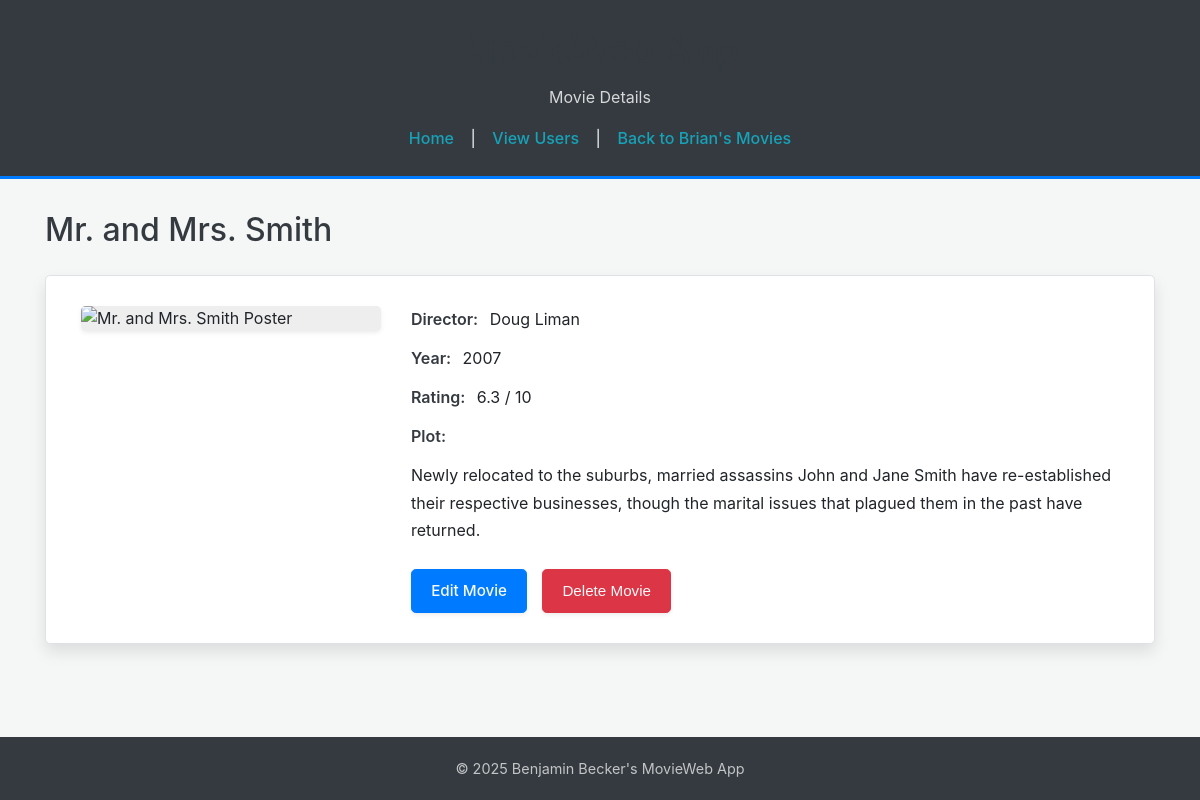
The page /movie/6 on the database its author committed.
### tables this page shows
CREATE TABLE users (
                    id INTEGER PRIMARY KEY AUTOINCREMENT,
                    username TEXT NOT NULL UNIQUE
                );

CREATE TABLE movies (
                    id INTEGER PRIMARY KEY AUTOINCREMENT,
                    user_id INTEGER NOT NULL,
                    title TEXT NOT NULL,
                    director TEXT,
                    year INTEGER,      -- ADDED: Store the release year as an integer
                    plot TEXT,
                    poster TEXT,
                    rating REAL,
                    FOREIGN KEY (user_id) REFERENCES users(id) ON DELETE CASCADE
                );

### app.py (the view)
@app.route('/movie/<int:movie_id>')
def movie_detail(movie_id):
    movie = data_manager.get_movie_by_id(movie_id)
    if not movie:
        flash("Movie not found.", "warning")
        return redirect(url_for('list_users'))
    user = data_manager.get_user_by_id(movie['user_id'])
    if not user:
         app.logger.error(f"Data inconsistency: Movie ID {movie_id}, User ID {movie['user_id']} not found.")
         flash("Could not find the user associated with this movie.", "danger")
         return redirect(url_for('list_users'))
    return render_template('movie_detail.html', movie=movie, user=user)

### data_manager/sqlite_data_manager.py (called while the page is built)
    def _get_connection(self):
        try:
            conn = sqlite3.connect(self.db_file, timeout=10)
            conn.row_factory = sqlite3.Row
            conn.execute("PRAGMA foreign_keys = ON")
            return conn
        except sqlite3.Error as e:
            logging.exception(f"Database connection error to {self.db_file}: {e}")
            raise

    def get_user_by_id(self, user_id):
        conn = None
        try:
            conn = self._get_connection()
            cursor = conn.cursor()
            cursor.execute("SELECT id, username FROM users WHERE id = ?", (user_id,))
            user = cursor.fetchone()
            return dict(user) if user else None
        except sqlite3.Error as e:
            logging.exception(f"Database error fetching user ID {user_id}: {e}")
            return None
        finally:
            if conn:
                conn.close()

    def get_movie_by_id(self, movie_id):
        conn = None
        try:
            conn = self._get_connection()
            cursor = conn.cursor()
            cursor.execute("SELECT * FROM movies WHERE id = ?", (movie_id,))
            movie = cursor.fetchone()
            return dict(movie) if movie else None
        except sqlite3.Error as e:
            logging.exception(f"Database error fetching movie ID {movie_id}: {e}")
            return None
        finally:
            if conn:
                conn.close()

### templates/movie_detail.html (shortened to what this page needs)
<!DOCTYPE html>
<html lang="en">
<head>
    <link rel="stylesheet" href="{{ url_for('static', filename='styles.css') }}">
</head>
<body>
    <header>
        <h1><a href="{{ url_for('home') }}" style="color: inherit; text-decoration: none;">MovieWeb App</a></h1>
        <p>Movie Details</p>
         <nav>
             <a href="{{ url_for('home') }}">Home</a> |
             <a href="{{ url_for('list_users') }}">View Users</a> |
             <a href="{{ url_for('user_movies', user_id=user.id) }}">Back to {{ user.username }}'s Movies</a>
         </nav>
    </header>
    <main class="content container">
         <h2>{{ movie.title }}</h2>
        <div class="movie-detail-container">
            <div class="movie-detail-poster">
                <img src="{{ movie.poster if movie.poster else url_for('static', filename='placeholder.png') }}"
                     alt="{{ movie.title }} Poster"
                     onerror="this.onerror=null; this.src='{{ url_for('static', filename='placeholder.png') }}'; this.classList.add('img-error');">
            </div>
            <div class="movie-detail-info">
                <p><span class="label">Director:</span> {{ movie.director if movie.director else 'N/A' }}</p>
                <p><span class="label">Year:</span> {{ movie.year if movie.year else 'N/A' }}</p>
                <p><span class="label">Rating:</span> {{ movie.rating|round(1) if movie.rating is not none else 'N/A' }} / 10</p>
                <p><span class="label">Plot:</span></p>
                <p>{{ movie.plot if movie.plot else 'No plot summary available.' }}</p>
                <div class="movie-detail-actions">
                    <a href="{{ url_for('update_movie', movie_id=movie.id) }}" class="button button-primary">Edit Movie</a>
                    <form action="{{ url_for('delete_movie', movie_id=movie.id) }}" method="POST" onsubmit="return confirm('Are you sure you want to delete this movie?');">
                         <button type="submit" class="button button-danger">Delete Movie</button>
                    </form>
                </div>
            </div>
        </div>
    </main>
    <footer>
         <p>© 2025 Benjamin Becker's MovieWeb App</p>
    </footer>
</body>
</html>

### static/styles.css (style rules this page uses)
:root { --primary-color: #007bff; --secondary-color: #6c757d; --success-color: #28a745; --danger-color: #dc3545; --warning-color: #ffc107; --info-color: #17a2b8; --light-color: #f8f9fa; --dark-color: #343a40; --text-color: #212529; --text-color-light: #f8f9fa; --text-muted: #6c757d; --bg-color: #f4f7f6; --input-bg-color: #fff; --white: #fff; --font-family-sans-serif: -apple-system, BlinkMacSystemFont, "Segoe UI", Roboto, "Helvetica Neue", Arial, sans-serif, "Apple Color Emoji", "Segoe UI Emoji", "Segoe UI Symbol"; --base-font-size: 16px; --base-line-height: 1.6; --container-max-width: 1140px; --border-radius: 0.3rem; --border-color: #dee2e6; --box-shadow-sm: 0 0.125rem 0.25rem rgba(0, 0, 0, 0.075); --box-shadow: 0 0.5rem 1rem rgba(0, 0, 0, 0.1); --box-shadow-lg: 0 1rem 3rem rgba(0, 0, 0, 0.175); }
*, *::before, *::after { box-sizing: border-box; }
html { scroll-behavior: smooth; }
body { font-family: var(--font-family-sans-serif); font-size: var(--base-font-size); line-height: var(--base-line-height); margin: 0; padding: 0; background-color: var(--bg-color); color: var(--text-color); min-height: 100vh; display: flex; flex-direction: column; -webkit-font-smoothing: antialiased; -moz-osx-font-smoothing: grayscale; }
.container { width: 100%; max-width: var(--container-max-width); padding-right: 15px; padding-left: 15px; margin-right: auto; margin-left: auto; }
main.content { padding-top: 30px; padding-bottom: 50px; flex: 1; }
header { background-color: var(--dark-color); color: var(--text-color-light); text-align: center; padding: 25px 15px; border-bottom: 3px solid var(--primary-color); }
footer { background-color: var(--dark-color); color: var(--text-color-light); text-align: center; padding: 20px 15px; margin-top: auto; font-size: 0.9em; }
header h1 { font-size: 2.4em; margin: 0 0 10px 0; font-weight: 500; }
header p { color: rgba(255, 255, 255, 0.8); margin-bottom: 15px; }
header nav { margin-top: 15px; }
header nav a { color: var(--info-color); margin: 0 12px; text-decoration: none; font-weight: 500; transition: color 0.2s ease; }
footer p { margin: 0; color: rgba(255, 255, 255, 0.7); }
h1, h2, h3, h4, h5, h6 { margin-top: 0; margin-bottom: 0.75rem; font-weight: 500; line-height: 1.3; color: var(--dark-color); }
h1 { font-size: 2.5rem; }
h2 { font-size: 2rem; margin-bottom: 1.5rem; }
p { margin-top: 0; margin-bottom: 1rem; }
a { color: var(--primary-color); text-decoration: none; transition: color 0.2s ease; }
.button { display: inline-block; font-weight: 500; color: var(--text-color); text-align: center; vertical-align: middle; cursor: pointer; user-select: none; background-color: transparent; border: 1px solid transparent; padding: 0.6rem 1.2rem; font-size: 0.95rem; line-height: 1.5; border-radius: var(--border-radius); box-shadow: var(--box-shadow-sm); transition: color 0.15s ease-in-out, background-color 0.15s ease-in-out, border-color 0.15s ease-in-out, box-shadow 0.15s ease-in-out, transform 0.1s ease-in-out; }
.button:not(:disabled):not(.disabled) { cursor: pointer; }
.button-primary { color: var(--text-color-light); background-color: var(--primary-color); border-color: var(--primary-color); }
.button-danger { color: var(--text-color-light); background-color: var(--danger-color); border-color: var(--danger-color); }
.movie-detail-container { display: flex; flex-wrap: wrap; gap: 30px; margin-top: 20px; padding: 30px 35px; background-color: var(--white); border: 1px solid var(--border-color); border-radius: var(--border-radius); box-shadow: var(--box-shadow); }
.movie-detail-poster { flex: 0 0 auto; width: 100%; max-width: 300px; margin-bottom: 20px; }
.movie-detail-poster img { display: block; width: 100%; height: auto; border-radius: var(--border-radius); box-shadow: var(--box-shadow-sm); background-color: #eee; }
.movie-detail-info { flex: 1; min-width: 280px; }
.movie-detail-info p { line-height: 1.7; color: var(--text-color); margin-bottom: 0.75rem; }
.movie-detail-info .label { font-weight: 600; color: var(--dark-color); margin-right: 7px; }
.movie-detail-actions { margin-top: 25px; display: flex; flex-wrap: wrap; gap: 15px; align-items: center; }
.movie-detail-actions form { margin: 0; }

### rows shown on the page
users: username "Brian"
movies: title "Mr. and Mrs. Smith", director "Doug Liman", year "2007", rating "6.3", plot "Newly relocated to the suburbs, married assassins John and Jane Smith have re-established their respective businesses, though the marital issues that plagued them in the past have returned."
